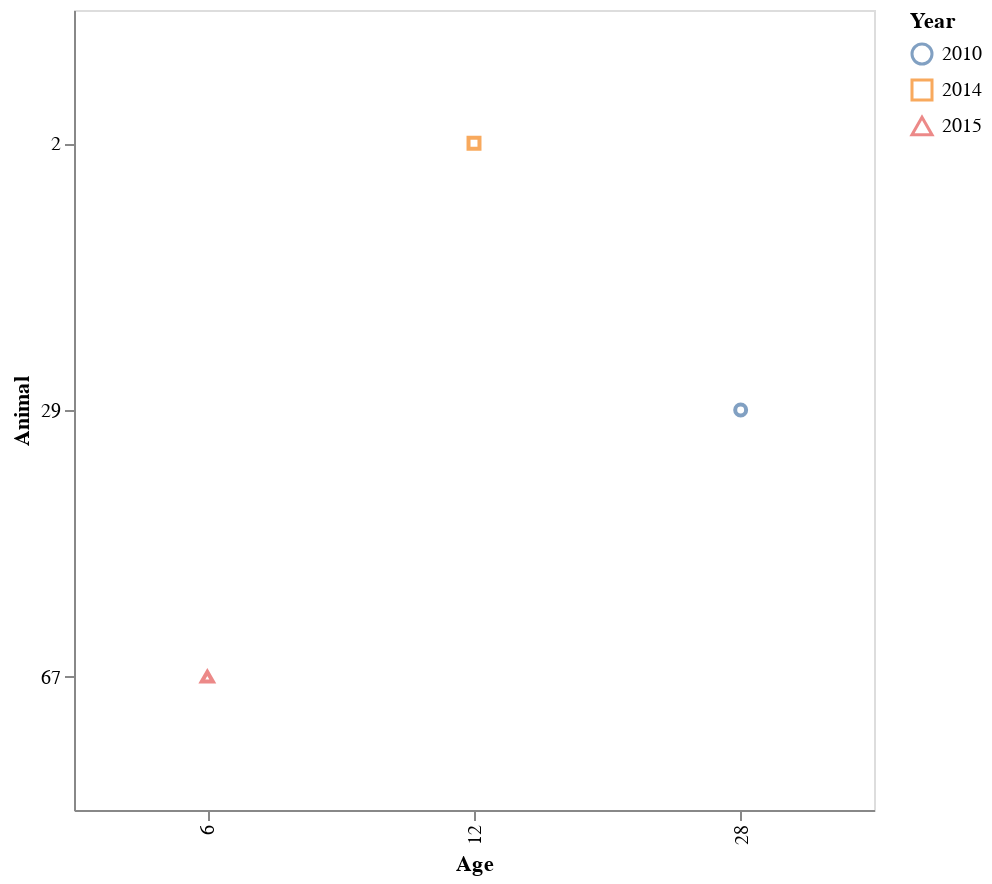

Notebook code cell kept with this figure:
### Code cell
enc = encoding
                    . position X [ PName "Age" ]
                    . position Y [ PName "Animal" ]
                    . color cluster
                    . shape cluster

-- scaleOpts = [ SType ScLog, SDomain (DNumbers [3.5, 32]), SNice (IsNice False) ]
cluster = [ MName "Year"]

-- dat = (VL.VLData, either (error . show) id $ A.eitherDecode "['x',  'y']")

dat = (dataFromColumns [ ] 
  . dataColumn "Animal" (Numbers [ 29, 2, 67 ])
  . dataColumn "Age" (Numbers [ 28, 12, 6 ])
  . dataColumn "Year" (Strings [ "2010", "2014", "2015" ])) []

vlShow $ toVegaLite [ 
            dat,
            mark Point []
              , enc []
              , width 400
              , height 400
              ]

### Figure 1 — Vega-Lite specification as saved in the notebook (floating-point values rounded to 4 significant figures)
{"height": 400, "data": {"values": [{"Age": 28, "Animal": 29, "Year": "2010"}, {"Age": 12, "Animal": 2, "Year": "2014"}, {"Age": 6, "Animal": 67, "Year": "2015"}]}, "$schema": "https://vega.github.io/schema/vega-lite/v4.json", "encoding": {"color": {"field": "Year"}, "y": {"field": "Animal"}, "shape": {"field": "Year"}, "x": {"field": "Age"}}, "mark": "point", "width": 400}
